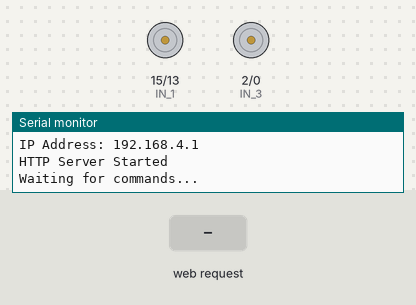
This sketch was run on a simulated ESP8266 (NodeMCU). Parts: motor-driver pin pairs drawn as motors (green arrow = first pin HIGH = forward, orange = second pin HIGH = backward, longer = more drive, scaled by the enable pin), the last lines printed to the serial monitor. The test bench sets the inputs (shaded band).

Above: at 1.2 s.
1.3 s: HTTP request GET /?State=F received
At 2.1 s:
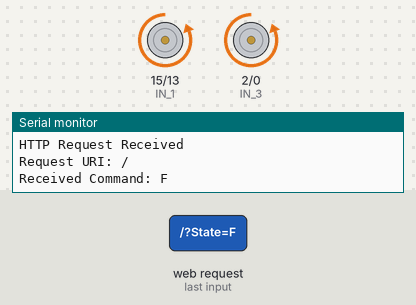
3.8 s: HTTP request GET /?State=B received
At 4.2 s:
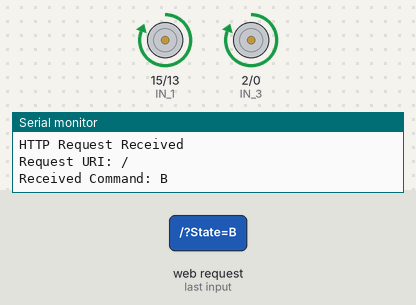
6.3 s: HTTP request GET /?State=L received
At 7.1 s:
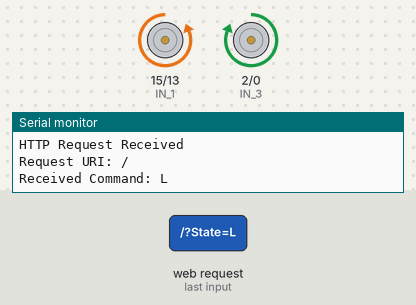
8.8 s: HTTP request GET /?State=R received
At 9.2 s:
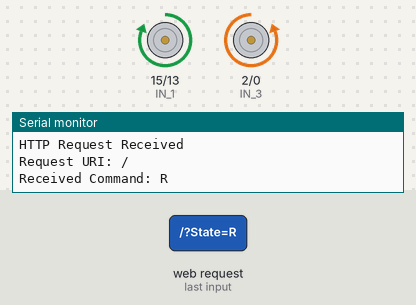
Timing chart, 0 to 11.8 s (numbered marks = the images above; inputs shaded):
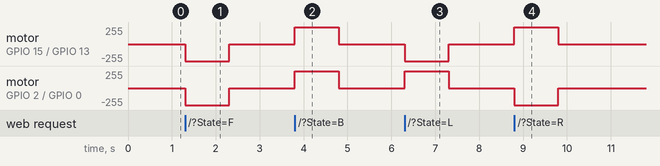

Measured:
- after the input at 1.3 s, motor on GPIO 15 (IN_1) / GPIO 13 (IN_2), motor on GPIO 2 (IN_3) / GPIO 0 (IN_4): stopped → backward 255/255 at once, → stopped 1.0 s later
- after the input at 3.8 s, motor on GPIO 15 (IN_1) / GPIO 13 (IN_2), motor on GPIO 2 (IN_3) / GPIO 0 (IN_4): stopped → forward 255/255 at once, → stopped 1.0 s later
- after the input at 6.3 s, motor on GPIO 15 (IN_1) / GPIO 13 (IN_2): stopped → backward 255/255 at once, → stopped 1.0 s later; motor on GPIO 2 (IN_3) / GPIO 0 (IN_4): stopped → forward 255/255 at once, → stopped 1.0 s later
- after the input at 8.8 s, motor on GPIO 15 (IN_1) / GPIO 13 (IN_2): stopped → forward 255/255 at once, → stopped 1.0 s later; motor on GPIO 2 (IN_3) / GPIO 0 (IN_4): stopped → backward 255/255 at once, → stopped 1.0 s later

The sketch:

nodemcu_car_updated_code.ino
```cpp
#define ENA   14
#define ENB   12
#define IN_1  15
#define IN_2  13
#define IN_3  2
#define IN_4  0

#include <ESP8266WiFi.h>
#include <WiFiClient.h>
#include <ESP8266WebServer.h>

String command;

int speedCar = 800;
int speed_Coeff = 3;

const char* ssid = "NodeMCU Car";

ESP8266WebServer server(80);

unsigned long lastCommandTime = 0;
const unsigned long commandTimeout = 1000;

bool motorsMoving = false;


// ---------------- SETUP ----------------

void setup() {
  Serial.begin(115200);

  pinMode(ENA, OUTPUT);
  pinMode(ENB, OUTPUT);

  pinMode(IN_1, OUTPUT);
  pinMode(IN_2, OUTPUT);
  pinMode(IN_3, OUTPUT);
  pinMode(IN_4, OUTPUT);

  stopRobot();

  WiFi.mode(WIFI_AP);
  WiFi.softAP(ssid);

  IPAddress myIP = WiFi.softAPIP();

  Serial.println();
  Serial.println("Robot Car Started");
  Serial.print("WiFi Name: ");
  Serial.println(ssid);
  Serial.print("IP Address: ");
  Serial.println(myIP);

  server.on("/", HTTP_handleRoot);
  server.onNotFound(HTTP_handleRoot);

  server.begin();

  Serial.println("HTTP Server Started");
  Serial.println("Waiting for commands...");
}


// ---------------- MOVEMENT ----------------

void goAhead() {
  digitalWrite(IN_1, LOW);
  digitalWrite(IN_2, HIGH);

  digitalWrite(IN_3, LOW);
  digitalWrite(IN_4, HIGH);

  analogWrite(ENA, speedCar);
  analogWrite(ENB, speedCar);

  motorsMoving = true;
  lastCommandTime = millis();
}


void goBack() {
  digitalWrite(IN_1, HIGH);
  digitalWrite(IN_2, LOW);

  digitalWrite(IN_3, HIGH);
  digitalWrite(IN_4, LOW);

  analogWrite(ENA, speedCar);
  analogWrite(ENB, speedCar);

  motorsMoving = true;
  lastCommandTime = millis();
}


void goRight() {
  digitalWrite(IN_1, HIGH);
  digitalWrite(IN_2, LOW);

  digitalWrite(IN_3, LOW);
  digitalWrite(IN_4, HIGH);

  analogWrite(ENA, speedCar);
  analogWrite(ENB, speedCar);

  motorsMoving = true;
  lastCommandTime = millis();
}


void goLeft() {
  digitalWrite(IN_1, LOW);
  digitalWrite(IN_2, HIGH);

  digitalWrite(IN_3, HIGH);
  digitalWrite(IN_4, LOW);

  analogWrite(ENA, speedCar);
  analogWrite(ENB, speedCar);

  motorsMoving = true;
  lastCommandTime = millis();
}


void goAheadRight() {
  digitalWrite(IN_1, LOW);
  digitalWrite(IN_2, HIGH);

  digitalWrite(IN_3, LOW);
  digitalWrite(IN_4, HIGH);

  analogWrite(ENA, speedCar / speed_Coeff);
  analogWrite(ENB, speedCar);

  motorsMoving = true;
  lastCommandTime = millis();
}


void goAheadLeft() {
  digitalWrite(IN_1, LOW);
  digitalWrite(IN_2, HIGH);

  digitalWrite(IN_3, LOW);
  digitalWrite(IN_4, HIGH);

  analogWrite(ENA, speedCar);
  analogWrite(ENB, speedCar / speed_Coeff);

  motorsMoving = true;
  lastCommandTime = millis();
}


void goBackRight() {
  digitalWrite(IN_1, HIGH);
  digitalWrite(IN_2, LOW);

  digitalWrite(IN_3, HIGH);
  digitalWrite(IN_4, LOW);

  analogWrite(ENA, speedCar / speed_Coeff);
  analogWrite(ENB, speedCar);

  motorsMoving = true;
  lastCommandTime = millis();
}


void goBackLeft() {
  digitalWrite(IN_1, HIGH);
  digitalWrite(IN_2, LOW);

  digitalWrite(IN_3, HIGH);
  digitalWrite(IN_4, LOW);

  analogWrite(ENA, speedCar);
  analogWrite(ENB, speedCar / speed_Coeff);

  motorsMoving = true;
  lastCommandTime = millis();
}


// ---------------- STOP ----------------

void stopRobot() {
  digitalWrite(IN_1, LOW);
  digitalWrite(IN_2, LOW);

  digitalWrite(IN_3, LOW);
  digitalWrite(IN_4, LOW);

  analogWrite(ENA, 0);
  analogWrite(ENB, 0);

  motorsMoving = false;
}


// ---------------- SPEED ----------------

void setSpeed(int newSpeed) {
  speedCar = newSpeed;

  if (motorsMoving) {
    analogWrite(ENA, speedCar);
    analogWrite(ENB, speedCar);
  }

  Serial.print("Speed: ");
  Serial.println(speedCar);
}


// ---------------- HTTP HANDLER ----------------

void HTTP_handleRoot() {
  Serial.println();
  Serial.println("HTTP Request Received");

  Serial.print("Request URI: ");
  Serial.println(server.uri());

  if (server.hasArg("State")) {
    command = server.arg("State");

    Serial.print("Received Command: ");
    Serial.println(command);

    if (command == "F") {
      goAhead();
    }
    else if (command == "B") {
      goBack();
    }
    else if (command == "L") {
      goLeft();
    }
    else if (command == "R") {
      goRight();
    }
    else if (command == "I") {
      goAheadRight();
    }
    else if (command == "G") {
      goAheadLeft();
    }
    else if (command == "J") {
      goBackRight();
    }
    else if (command == "H") {
      goBackLeft();
    }
    else if (command == "S") {
      stopRobot();
    }

    else if (command == "0") setSpeed(400);
    else if (command == "1") setSpeed(470);
    else if (command == "2") setSpeed(540);
    else if (command == "3") setSpeed(610);
    else if (command == "4") setSpeed(680);
    else if (command == "5") setSpeed(750);
    else if (command == "6") setSpeed(820);
    else if (command == "7") setSpeed(890);
    else if (command == "8") setSpeed(960);
    else if (command == "9") setSpeed(1023);

    else {
      Serial.println("Unknown Command");
      server.send(400, "text/plain", "Unknown Command");
      return;
    }

    server.send(
      200,
      "text/plain",
      "Command received: " + command
    );

  } else {
    Serial.println("State Parameter Missing");

    server.send(
      400,
      "text/plain",
      "Missing State parameter"
    );
  }
}


// ---------------- MAIN LOOP ----------------

void loop() {
  server.handleClient();

  if (motorsMoving &&
      millis() - lastCommandTime >= commandTimeout) {

    stopRobot();

    Serial.println("Safety Timeout: Motors Stopped");
  }
}
```
